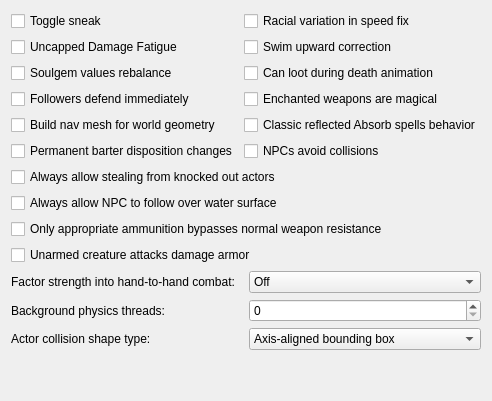
     <widget class="QWidget" name="GameMechanics">
      <attribute name="title">
       <string>Game Mechanics</string>
      </attribute>
      <layout class="QVBoxLayout">
       <item>
        <layout class="QGridLayout" name="gridLayout_3">
         <item row="3" column="1">
          <widget class="QCheckBox" name="enchantedWeaponsMagicalCheckBox">
           <property name="toolTip">
            <string>&lt;html&gt;&lt;head/&gt;&lt;body&gt;&lt;p&gt;Make enchanted weaponry without Magical flag bypass normal weapons resistance, like in Morrowind.&lt;/p&gt;&lt;/body&gt;&lt;/html&gt;</string>
           </property>
           <property name="text">
            <string>Enchanted weapons are magical</string>
           </property>
          </widget>
         </item>
         <item row="1" column="1">
          <widget class="QCheckBox" name="swimUpwardCorrectionCheckBox">
           <property name="toolTip">
            <string>&lt;html&gt;&lt;head/&gt;&lt;body&gt;&lt;p&gt;Makes player swim a bit upward from the line of sight. Applies only in third person mode. Intended to make simpler swimming without diving.&lt;/p&gt;&lt;/body&gt;&lt;/html&gt;</string>
           </property>
           <property name="text">
            <string>Swim upward correction</string>
           </property>
          </widget>
         </item>
         <item row="5" column="1">
          <widget class="QCheckBox" name="avoidCollisionsCheckBox">
           <property name="toolTip">
            <string>&lt;html&gt;&lt;head/&gt;&lt;body&gt;&lt;p&gt;If enabled NPCs apply evasion maneuver to avoid collisions with others.&lt;/p&gt;&lt;/body&gt;&lt;/html&gt;</string>
           </property>
           <property name="text">
            <string>NPCs avoid collisions</string>
           </property>
          </widget>
         </item>
         <item row="4" column="0">
          <widget class="QCheckBox" name="enableNavigatorCheckBox">
           <property name="toolTip">
            <string>&lt;html&gt;&lt;head/&gt;&lt;body&gt;&lt;p&gt;Enable navigator. When enabled background threads are started to build nav mesh for world geometry. Pathfinding system uses nav mesh to build paths. When disabled only pathgrid is used to build paths. Single-core CPU systems may have big performance impact on exiting interior location and moving across exterior world. May slightly affect performance on multi-core CPU systems. Multi-core CPU systems may have different latency for nav mesh update depending on other settings and system performance. Moving across external world, entering/exiting location produce nav mesh update. NPC and creatures may not be able to find path before nav mesh is built around them. Try to disable this if you want to have old fashioned AI which doesn’t know where to go when you stand behind that stone and casting a firebolt.&lt;/p&gt;&lt;/body&gt;&lt;/html&gt;</string>
           </property>
           <property name="text">
            <string>Build nav mesh for world geometry</string>
           </property>
          </widget>
         </item>
         <item row="0" column="0">
          <widget class="QCheckBox" name="toggleSneakCheckBox">
           <property name="toolTip">
            <string>&lt;html&gt;&lt;head/&gt;&lt;body&gt;&lt;p&gt;This setting causes the behavior of the sneak key (bound to Ctrl by default) to toggle sneaking on and off rather than requiring the key to be held down while sneaking. Players that spend significant time sneaking may find the character easier to control with this option enabled. &lt;/p&gt;&lt;/body&gt;&lt;/html&gt;</string>
           </property>
           <property name="text">
            <string>Toggle sneak</string>
           </property>
          </widget>
         </item>
         <item row="5" column="0">
          <widget class="QCheckBox" name="permanentBarterDispositionChangeCheckBox">
           <property name="toolTip">
            <string>&lt;html&gt;&lt;head/&gt;&lt;body&gt;&lt;p&gt;Make disposition change of merchants caused by trading permanent.&lt;/p&gt;&lt;/body&gt;&lt;/html&gt;</string>
           </property>
           <property name="text">
            <string>Permanent barter disposition changes</string>
           </property>
          </widget>
         </item>
         <item row="0" column="1">
          <widget class="QCheckBox" name="normaliseRaceSpeedCheckBox">
           <property name="toolTip">
            <string>&lt;html&gt;&lt;head/&gt;&lt;body&gt;&lt;p&gt;Don't use race weight in NPC movement speed calculations.&lt;/p&gt;&lt;/body&gt;&lt;/html&gt;</string>
           </property>
           <property name="text">
            <string>Racial variation in speed fix</string>
           </property>
          </widget>
         </item>
         <item row="1" column="0">
          <widget class="QCheckBox" name="uncappedDamageFatigueCheckBox">
           <property name="toolTip">
            <string>&lt;html&gt;&lt;head/&gt;&lt;body&gt;&lt;p&gt;Make Damage Fatigue magic effect uncapped like Drain Fatigue effect.&lt;/p&gt;&lt;p&gt;This means that unlike Morrowind you will be able to knock down actors using this effect.&lt;/p&gt;&lt;/body&gt;&lt;/html&gt;</string>
           </property>
           <property name="text">
            <string>Uncapped Damage Fatigue</string>
           </property>
          </widget>
         </item>
         <item row="2" column="1">
          <widget class="QCheckBox" name="canLootDuringDeathAnimationCheckBox">
           <property name="toolTip">
            <string>&lt;html&gt;&lt;head/&gt;&lt;body&gt;&lt;p&gt;If this setting is true, the player is allowed to loot actors (e.g. summoned creatures) during death animation, if they are not in combat. In this case we have to increment death counter and run disposed actor's script instantly.&lt;/p&gt;&lt;p&gt;If this setting is false, player has to wait until end of death animation in all cases. Makes using of summoned creatures exploit (looting summoned Dremoras and Golden Saints for expensive weapons) a lot harder. Conflicts with mannequin mods, which use SkipAnim to prevent end of death animation.&lt;/p&gt;&lt;/body&gt;&lt;/html&gt;</string>
           </property>
           <property name="text">
            <string>Can loot during death animation</string>
           </property>
          </widget>
         </item>
         <item row="2" column="0">
          <widget class="QCheckBox" name="rebalanceSoulGemValuesCheckBox">
           <property name="toolTip">
            <string>&lt;html&gt;&lt;head/&gt;&lt;body&gt;&lt;p&gt;Make the value of filled soul gems dependent only on soul magnitude.&lt;/p&gt;&lt;/body&gt;&lt;/html&gt;</string>
           </property>
           <property name="text">
            <string>Soulgem values rebalance</string>
           </property>
          </widget>
         </item>
         <item row="3" column="0">
          <widget class="QCheckBox" name="followersAttackOnSightCheckBox">
           <property name="toolTip">
            <string>&lt;html&gt;&lt;head/&gt;&lt;body&gt;&lt;p&gt;Make player followers and escorters start combat with enemies who have started combat with them or the player. Otherwise they wait for the enemies or the player to do an attack first.&lt;/p&gt;&lt;/body&gt;&lt;/html&gt;</string>
           </property>
           <property name="text">
            <string>Followers defend immediately</string>
           </property>
          </widget>
         </item>
         <item row="4" column="1">
          <widget class="QCheckBox" name="classicReflectedAbsorbSpellsCheckBox">
           <property name="toolTip">
            <string>&lt;html&gt;&lt;head/&gt;&lt;body&gt;&lt;p&gt;Effects of reflected Absorb spells are not mirrored -- like in Morrowind.&lt;/p&gt;&lt;/body&gt;&lt;/html&gt;</string>
           </property>
           <property name="text">
            <string>Classic reflected Absorb spells behavior</string>
           </property>
          </widget>
         </item>
        </layout>
       </item>
       <item>
        <widget class="QCheckBox" name="stealingFromKnockedOutCheckBox">
         <property name="toolTip">
          <string>&lt;html&gt;&lt;head/&gt;&lt;body&gt;&lt;p&gt;Make stealing items from NPCs that were knocked down possible during combat.&lt;/p&gt;&lt;/body&gt;&lt;/html&gt;</string>
         </property>
         <property name="text">
          <string>Always allow stealing from knocked out actors</string>
         </property>
        </widget>
       </item>
       <item>
        <widget class="QCheckBox" name="allowNPCToFollowOverWaterSurfaceCheckBox">
         <property name="toolTip">
          <string>Give NPC an ability to swim over the water surface when they follow other actor independently from their ability to swim. Has effect only when nav mesh building is enabled.</string>
         </property>
         <property name="text">
          <string>Always allow NPC to follow over water surface</string>
         </property>
        </widget>
       </item>
       <item>
        <widget class="QCheckBox" name="requireAppropriateAmmunitionCheckBox">
         <property name="toolTip">
          <string>&lt;html&gt;&lt;head/&gt;&lt;body&gt;&lt;p&gt;Allow non-standard ammunition solely to bypass normal weapon resistance or weakness.&lt;/p&gt;&lt;/body&gt;&lt;/html&gt;</string>
         </property>
         <property name="text">
          <string>Only appropriate ammunition bypasses normal weapon resistance</string>
         </property>
        </widget>
       </item>
       <item>
        <widget class="QCheckBox" name="unarmedCreatureAttacksDamageArmorCheckBox">
         <property name="toolTip">
          <string>&lt;html&gt;&lt;head/&gt;&lt;body&gt;&lt;p&gt;Makes unarmed creature attacks able to reduce armor condition, just as attacks from NPCs and armed creatures.&lt;/p&gt;&lt;/body&gt;&lt;/html&gt;</string>
         </property>
         <property name="text">
          <string>Unarmed creature attacks damage armor</string>
         </property>
        </widget>
       </item>
       <item>
        <layout class="QGridLayout" name="gridLayoutGameMechanics2">
         <item row="0" column="0">
          <widget class="QLabel" name="unarmedFactorsStrengthLabel">
           <property name="text">
            <string>Factor strength into hand-to-hand combat:</string>
           </property>
          </widget>
         </item>
         <item row="0" column="1">
          <widget class="QComboBox" name="unarmedFactorsStrengthComboBox">
           <property name="currentIndex">
            <number>0</number>
           </property>
           <item>
            <property name="text">
             <string>Off</string>
            </property>
           </item>
           <item>
            <property name="text">
             <string>Affect werewolves</string>
            </property>
           </item>
           <item>
            <property name="text">
             <string>Do not affect werewolves</string>
            </property>
           </item>
          </widget>
         </item>
         <item row="1" column="0">
          <widget class="QLabel" name="physicsThreadsLabel">
           <property name="toolTip">
            <string>&lt;html&gt;&lt;head/&gt;&lt;body&gt;&lt;p&gt;How many threads will be spawned to compute physics update in the background. A value of 0 means that the update will be performed in the main thread.&lt;/p&gt;&lt;p&gt;A value greater than 1 requires the Bullet library be compiled with multithreading support.&lt;/p&gt;&lt;/body&gt;&lt;/html&gt;</string>
           </property>
           <property name="text">
            <string>Background physics threads:</string>
           </property>
          </widget>
         </item>
         <item row="1" column="1">
          <widget class="QSpinBox" name="physicsThreadsSpinBox"/>
         </item>
         <item row="2" column="0">
          <widget class="QLabel" name="labelActorCollisionShapeType">
           <property name="text">
            <string>Actor collision shape type:</string>
           </property>
          </widget>
         </item>
         <item row="2" column="1">
          <widget class="QComboBox" name="actorCollisonShapeTypeComboBox">
           <property name="toolTip">
            <string>Collision is used for both physics simulation and navigation mesh generation for pathfinding. Cylinder gives the best consistency bewtween available navigation paths and ability to move by them. Changing this value affects navigation mesh generation therefore navigation mesh disk cache generated for one value will not be useful with another.</string>
           </property>
           <property name="currentText">
            <string>Axis-aligned bounding box</string>
           </property>
           <item>
            <property name="text">
             <string>Axis-aligned bounding box</string>
            </property>
           </item>
           <item>
            <property name="text">
             <string>Rotating box</string>
            </property>
           </item>
           <item>
            <property name="text">
             <string>Cylinder</string>
            </property>
           </item>
          </widget>
         </item>
        </layout>
       </item>
       <item>
        <spacer name="verticalSpacerGameMechanics">
         <property name="orientation">
          <enum>Qt::Vertical</enum>
         </property>
         <property name="sizeHint" stdset="0">
          <size>
           <width>20</width>
           <height>40</height>
          </size>
         </property>
        </spacer>
       </item>
      </layout>
     </widget>
